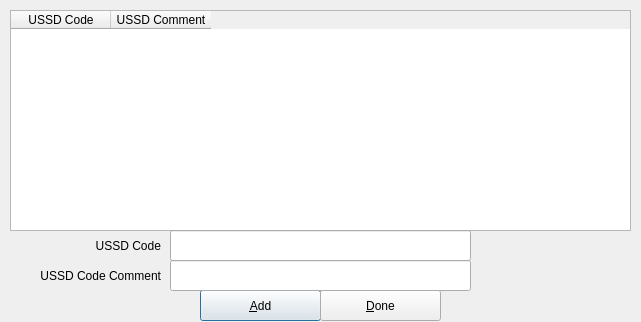
<?xml version="1.0" encoding="UTF-8"?>
<ui version="4.0">
 <class>favorites</class>
 <widget class="QDialog" name="favorites">
  <property name="windowModality">
   <enum>Qt::ApplicationModal</enum>
  </property>
  <property name="geometry">
   <rect>
    <x>0</x>
    <y>0</y>
    <width>641</width>
    <height>322</height>
   </rect>
  </property>
  <property name="windowTitle">
   <string>Manage Favorites</string>
  </property>
  <widget class="QPushButton" name="pbAdd">
   <property name="geometry">
    <rect>
     <x>200</x>
     <y>290</y>
     <width>121</width>
     <height>31</height>
    </rect>
   </property>
   <property name="text">
    <string>&amp;Add</string>
   </property>
   <property name="default">
    <bool>true</bool>
   </property>
  </widget>
  <widget class="QTableWidget" name="tableWidget">
   <property name="geometry">
    <rect>
     <x>10</x>
     <y>10</y>
     <width>621</width>
     <height>221</height>
    </rect>
   </property>
   <property name="editTriggers">
    <set>QAbstractItemView::NoEditTriggers</set>
   </property>
   <property name="tabKeyNavigation">
    <bool>false</bool>
   </property>
   <property name="showDropIndicator" stdset="0">
    <bool>false</bool>
   </property>
   <property name="dragDropOverwriteMode">
    <bool>false</bool>
   </property>
   <property name="selectionMode">
    <enum>QAbstractItemView::NoSelection</enum>
   </property>
   <property name="showGrid">
    <bool>false</bool>
   </property>
   <column>
    <property name="text">
     <string>USSD Code</string>
    </property>
    <property name="textAlignment">
     <set>AlignCenter</set>
    </property>
   </column>
   <column>
    <property name="text">
     <string>USSD Comment</string>
    </property>
    <property name="textAlignment">
     <set>AlignCenter</set>
    </property>
   </column>
  </widget>
  <widget class="QLabel" name="labelUSSD">
   <property name="geometry">
    <rect>
     <x>10</x>
     <y>230</y>
     <width>151</width>
     <height>31</height>
    </rect>
   </property>
   <property name="text">
    <string>USSD Code</string>
   </property>
   <property name="alignment">
    <set>Qt::AlignRight|Qt::AlignTrailing|Qt::AlignVCenter</set>
   </property>
   <property name="wordWrap">
    <bool>true</bool>
   </property>
  </widget>
  <widget class="QLabel" name="labelDeviceAddress">
   <property name="geometry">
    <rect>
     <x>10</x>
     <y>260</y>
     <width>151</width>
     <height>31</height>
    </rect>
   </property>
   <property name="text">
    <string>USSD Code Comment</string>
   </property>
   <property name="alignment">
    <set>Qt::AlignRight|Qt::AlignTrailing|Qt::AlignVCenter</set>
   </property>
   <property name="wordWrap">
    <bool>true</bool>
   </property>
  </widget>
  <widget class="QLineEdit" name="lineEditUSSDComment">
   <property name="geometry">
    <rect>
     <x>170</x>
     <y>260</y>
     <width>301</width>
     <height>31</height>
    </rect>
   </property>
  </widget>
  <widget class="QLineEdit" name="lineEditUSSD">
   <property name="geometry">
    <rect>
     <x>170</x>
     <y>230</y>
     <width>301</width>
     <height>31</height>
    </rect>
   </property>
  </widget>
  <widget class="QPushButton" name="pbCancel">
   <property name="geometry">
    <rect>
     <x>320</x>
     <y>290</y>
     <width>121</width>
     <height>31</height>
    </rect>
   </property>
   <property name="text">
    <string>&amp;Done</string>
   </property>
  </widget>
 </widget>
 <tabstops>
  <tabstop>tableWidget</tabstop>
  <tabstop>lineEditUSSD</tabstop>
  <tabstop>lineEditUSSDComment</tabstop>
  <tabstop>pbAdd</tabstop>
  <tabstop>pbCancel</tabstop>
 </tabstops>
 <resources/>
 <connections/>
</ui>
